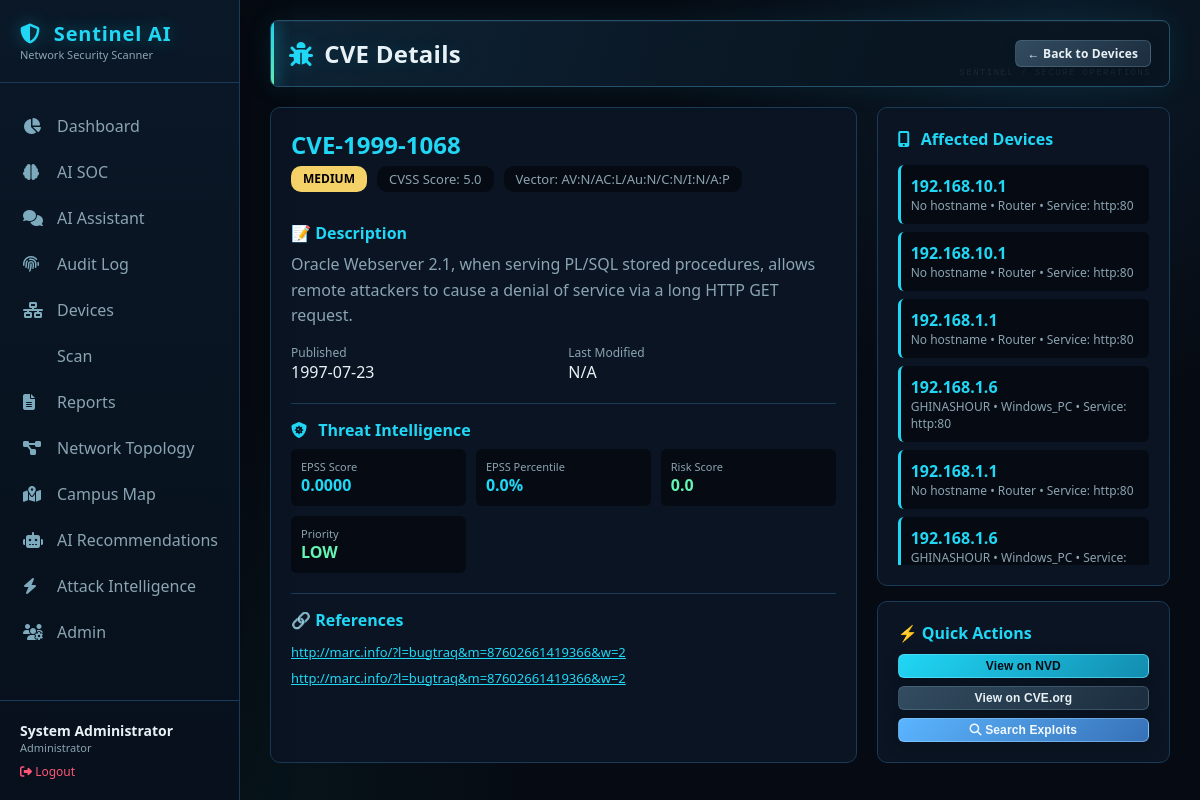
Screenshot of /cve/CVE-1999-1068 (signed in) with the database file from the repository.
### tables this page shows
CREATE TABLE cves (
                    cve_id TEXT PRIMARY KEY,
                    description TEXT,
                    cvss_score REAL,
                    severity TEXT,
                    published_date TEXT,
                    last_modified TEXT,
                    references_text TEXT,
                    cvss_vector TEXT
                );

CREATE TABLE threat_intel (
                        cve_id TEXT PRIMARY KEY,
                        kev_status INTEGER DEFAULT 0,
                        exploit_count INTEGER DEFAULT 0,
                        epss_score REAL DEFAULT 0,
                        epss_percentile REAL DEFAULT 0,
                        risk_score REAL DEFAULT 0,
                        risk_level TEXT DEFAULT 'LOW',
                        priority TEXT DEFAULT 'LOW',
                        last_updated TEXT,
                        source TEXT,
                        raw_data TEXT
                    );

CREATE TABLE device_vulnerabilities (
                    id INTEGER PRIMARY KEY AUTOINCREMENT,
                    device_id INTEGER,
                    cve_id TEXT,
                    service TEXT,
                    detected_date TEXT,
                    FOREIGN KEY (device_id) REFERENCES devices (id),
                    FOREIGN KEY (cve_id) REFERENCES cves (cve_id)
                );

CREATE TABLE devices (
                    id INTEGER PRIMARY KEY AUTOINCREMENT,
                    ip_address TEXT UNIQUE,
                    mac_address TEXT,
                    hostname TEXT,
                    device_type TEXT,
                    brand TEXT,
                    os TEXT,
                    os_family TEXT,
                    os_confidence REAL,
                    open_ports TEXT,
                    services TEXT,
                    discovery_source TEXT,
                    confidence REAL,
                    confidence_level TEXT,
                    ttl INTEGER,
                    first_seen TEXT,
                    last_seen TEXT,
                    scan_count INTEGER DEFAULT 1,
                    upnp_model_name TEXT,
                    upnp_model_number TEXT,
                    upnp_manufacturer TEXT,
                    mac_randomized INTEGER DEFAULT 0,
                    mac_is_local INTEGER DEFAULT 0,
                    is_gateway INTEGER DEFAULT 0
                );

### app.py (the view)
@app.route('/cve/<cve_id>')
@login_required
def cve_detail(cve_id):
    try:
        conn = get_db()
        cursor = conn.cursor()
        cursor.execute('''
            SELECT cve_id, description, cvss_score, severity,
                   published_date, last_modified, references_text, cvss_vector
            FROM cves
            WHERE cve_id = ?
        ''', (cve_id,))
        cve = cursor.fetchone()
        if not cve:
            flash('CVE not found', 'danger')
            return redirect(url_for('devices'))
        cve_dict = dict(cve)
        if cve_dict.get('references_text'):
            try:
                cve_dict['references'] = json.loads(cve_dict['references_text'])
            except:
                cve_dict['references'] = []
        else:
            cve_dict['references'] = []
        cursor.execute('''
            SELECT d.id, d.ip_address, d.hostname, d.device_type, dv.service
            FROM device_vulnerabilities dv
            JOIN devices d ON dv.device_id = d.id
            WHERE dv.cve_id = ?
        ''', (cve_id,))
        affected_devices = [dict(row) for row in cursor.fetchall()]
        cursor.execute('''
            SELECT kev_status, exploit_count, epss_score, epss_percentile,
                   risk_score, risk_level, priority
            FROM threat_intel
            WHERE cve_id = ?
        ''', (cve_id,))
        threat_intel = cursor.fetchone()
        threat_dict = dict(threat_intel) if threat_intel else {}
        conn.close()
        return render_template('cve_detail.html',
                             cve=cve_dict,
                             affected_devices=affected_devices,
                             threat_intel=threat_dict,
                             user_role=session.get('user_role'),
                             username=session.get('username'))
    except Exception as e:
        logger.error(f"Error loading CVE details: {e}")
        flash('Error loading CVE details', 'danger')
        return redirect(url_for('devices'))

### app.py (called while the page is built)
def get_db():
    conn = sqlite3.connect(DB_PATH)
    conn.row_factory = sqlite3.Row
    return conn

@app.context_processor
def utility_processor():
    return {
        'user_role': session.get('user_role'),
        'username': session.get('username'),
        'full_name': session.get('full_name'),
        'has_permission': has_permission,
        'DEFAULT_PAGE_SIZE': 10   # consistent with pagination default
    }

### auth.py (called while the page is built)
def login_required(f):
    @wraps(f)
    def decorated_function(*args, **kwargs):
        if 'user_id' not in session:
            flash('Please login to access this page', 'warning')
            return redirect(url_for('login'))
        return f(*args, **kwargs)
    return decorated_function

### templates/cve_detail.html (shortened to what this page needs)
{% extends "base.html" %} {% block content %}
<div class="page-header">
  <h1><i class="fas fa-bug"></i> CVE Details</h1>
  <div class="header-actions">
    <a href="{{ url_for('devices') }}" class="btn btn-secondary btn-sm">
      ← Back to Devices
    </a>
  </div>
</div>
<div style="display: grid; grid-template-columns: 2fr 1fr; gap: 20px">
  <div
    style="
      background: var(--bg-secondary);
      border: 1px solid var(--border-color);
      border-radius: 10px;
      padding: 20px;
    "
  >
    <div
      style="
        display: flex;
        justify-content: space-between;
        align-items: start;
        flex-wrap: wrap;
      "
    >
      <div>
        <h2 style="color: var(--accent); margin-bottom: 5px">
          {{ cve.cve_id }}
        </h2>
        <div
          style="display: flex; gap: 10px; flex-wrap: wrap; margin-bottom: 15px"
        >
          <span class="risk-badge risk-{{ cve.severity }}"
            >{{ cve.severity }}</span
          >
          <span
            style="
              background: var(--bg-primary);
              padding: 4px 12px;
              border-radius: 10px;
              color: var(--text-secondary);
              font-size: 13px;
            "
          >
            CVSS Score: {{ cve.cvss_score }}
          </span>
          <span
            style="
              background: var(--bg-primary);
              padding: 4px 12px;
              border-radius: 10px;
              color: var(--text-secondary);
              font-size: 13px;
            "
          >
            Vector: {{ cve.cvss_vector or 'N/A' }}
          </span>
        </div>
      </div>
    </div>
    <div style="margin-top: 15px">
      <h4 style="color: var(--accent); margin-bottom: 8px">📝 Description</h4>
      <p style="color: var(--text-secondary); line-height: 1.6">
        {{ cve.description }}
      </p>
    </div>
    <div
      style="
        margin-top: 15px;
        display: grid;
        grid-template-columns: 1fr 1fr;
        gap: 10px;
      "
    >
      <div>
        <div style="font-size: 12px; color: var(--text-secondary)">
          Published
        </div>
        <div style="color: var(--text-primary)">
          {{ cve.published_date[:10] if cve.published_date else 'N/A' }}
        </div>
      </div>
      <div>
        <div style="font-size: 12px; color: var(--text-secondary)">
          Last Modified
        </div>
        <div style="color: var(--text-primary)">
          {{ cve.last_modified[:10] if cve.last_modified else 'N/A' }}
        </div>
      </div>
    </div>
    {% if threat_intel %}
    <div
      style="
        margin-top: 20px;
        border-top: 1px solid var(--border-color);
        padding-top: 15px;
      "
    >
      <h4 style="color: var(--accent); margin-bottom: 8px">
        <i class="fas fa-shield-virus"></i> Threat Intelligence
      </h4>
      <div
        style="
          display: grid;
          grid-template-columns: repeat(auto-fit, minmax(150px, 1fr));
          gap: 10px;
        "
      >
        <div
          style="
            background: var(--bg-primary);
            padding: 10px;
            border-radius: 6px;
          "
        >
          <div style="font-size: 11px; color: var(--text-secondary)">
            EPSS Score
          </div>
          <div style="font-weight: bold; color: var(--accent)">
            {{ "%.4f"|format(threat_intel.epss_score) }}
          </div>
        </div>
        <div
          style="
            background: var(--bg-primary);
            padding: 10px;
            border-radius: 6px;
          "
        >
          <div style="font-size: 11px; color: var(--text-secondary)">
            EPSS Percentile
          </div>
          <div style="font-weight: bold; color: var(--accent)">
            {{ "%.1f"|format(threat_intel.epss_percentile) }}%
          </div>
        </div>
        <div
          style="
            background: var(--bg-primary);
            padding: 10px;
            border-radius: 6px;
          "
        >
          <div style="font-size: 11px; color: var(--text-secondary)">
            Risk Score
          </div>
          <div
            style="font-weight: bold; color: {{ 'var(--critical)' if threat_intel.risk_score >= 70 else 'var(--high)' if threat_intel.risk_score >= 40 else 'var(--accent2)' }};"
          >
            {{ threat_intel.risk_score }}
          </div>
        </div>
        <div
          style="
            background: var(--bg-primary);
            padding: 10px;
            border-radius: 6px;
          "
        >
          <div style="font-size: 11px; color: var(--text-secondary)">
            Priority
          </div>
          <div
            style="font-weight: bold; color: {{ 'var(--critical)' if threat_intel.priority == 'IMMEDIATE' else 'var(--high)' if threat_intel.priority == 'HIGH' else 'var(--accent2)' }};"
          >
            {{ threat_intel.priority }}
          </div>
        </div>
      </div>
    </div>
    {% endif %}
    {% if cve.references %}
    <div
      style="
        margin-top: 20px;
        border-top: 1px solid var(--border-color);
        padding-top: 15px;
      "
    >
      <h4 style="color: var(--accent); margin-bottom: 8px">🔗 References</h4>
      <div style="font-size: 13px">
        {% for ref in cve.references %}
        <div style="padding: 4px 0">
          <a
            href="{{ ref }}"
            target="_blank"
            style="color: var(--accent); word-break: break-all"
            >{{ ref }}</a
          >
        </div>
        {% endfor %}
      </div>
    </div>
    {% endif %}
  </div>
  <div>
    <div
      style="
        background: var(--bg-secondary);
        border: 1px solid var(--border-color);
        border-radius: 10px;
        padding: 20px;
      "
    >
      <h4 style="color: var(--accent); margin-bottom: 15px">
        <i class="fas fa-mobile-screen-button"></i> Affected Devices
      </h4>
      {% if affected_devices %}
      <div style="max-height: 400px; overflow-y: auto">
        {% for device in affected_devices %}
        <div
          style="
            padding: 10px;
            background: var(--bg-primary);
            border-radius: 6px;
            margin-bottom: 8px;
            border-left: 3px solid var(--accent);
          "
        >
          <div style="font-weight: bold; color: var(--text-primary)">
            <a
              href="{{ url_for('devices') }}?filter={{ device.ip_address }}"
              style="color: var(--accent); text-decoration: none"
            >
              {{ device.ip_address }}
            </a>
          </div>
          <div style="font-size: 12px; color: var(--text-secondary)">
            {{ device.hostname or 'No hostname' }} • {{ device.device_type or
            'Unknown' }} {% if device.service %} • Service: {{ device.service
            }}{% endif %}
          </div>
        </div>
        {% endfor %}
      </div>
      {% else %}
      <p style="color: var(--text-secondary)">
        No devices affected by this CVE.
      </p>
      {% endif %}
    </div>
    <div
      style="
        background: var(--bg-secondary);
        border: 1px solid var(--border-color);
        border-radius: 10px;
        padding: 20px;
        margin-top: 15px;
      "
    >
      <h4 style="color: var(--accent); margin-bottom: 10px">
        ⚡ Quick Actions
      </h4>
      <div style="display: flex; flex-direction: column; gap: 8px">
        <button
          onclick="window.location.href='https://nvd.nist.gov/vuln/detail/{{ cve.cve_id }}'"
          class="btn btn-primary btn-sm"
          style="width: 100%"
        >
          View on NVD
        </button>
        <button
          onclick="window.location.href='https://www.cve.org/CVERecord?id={{ cve.cve_id }}'"
          class="btn btn-secondary btn-sm"
          style="width: 100%"
        >
          View on CVE.org
        </button>
        <button
          onclick="window.location.href='{{ url_for('search_exploits', cve_id=cve.cve_id) }}'"
          class="btn btn-info btn-sm"
          style="width: 100%"
        >
          <i class="fas fa-magnifying-glass"></i> Search Exploits
        </button>
      </div>
    </div>
  </div>
</div>
{% endblock %}

### templates/base.html (style rules this page uses)
:root { --bg-primary: #060a12; --bg-secondary: #0a1422; --bg-card: #0d1b2a; --text-primary: #e8f1f5; --text-secondary: #8ba4b2; --border-color: #1a3b58; --accent: #20d7f5; --accent2: #63f5b1; --critical: #ff5576; --high: #ff9b54; --medium: #f5d267; --low: #63f5b1; --glow: 0 0 24px #20d7f526; }
* { margin: 0; padding: 0; box-sizing: border-box; }
body { font-family: "Segoe UI", Tahoma, Geneva, Verdana, sans-serif; background: radial-gradient(circle at 88% 4%, #12334b66 0, transparent 30%), radial-gradient(circle at 12% 100%, #0a3a3b44 0, transparent 32%), var(--bg-primary); color: var(--text-primary); min-height: 100vh; }
body::before { content: ""; position: fixed; inset: 0; pointer-events: none; opacity: 0.22; background-image: linear-gradient(#2b63801c 1px, transparent 1px), linear-gradient(90deg, #2b63801c 1px, transparent 1px); background-size: 46px 46px; mask-image: linear-gradient(to bottom, black, transparent 82%); }
.page-header { display: flex; justify-content: space-between; align-items: center; margin-bottom: 25px; }
.page-header h1 { font-size: 24px; letter-spacing: 0.01em; text-shadow: 0 0 20px #20d7f526; }
.page-header .header-actions { display: flex; gap: 10px; }
.btn { padding: 8px 18px; border: none; border-radius: 6px; cursor: pointer; font-size: 14px; transition: all 0.25s ease; text-decoration: none; display: inline-block; box-shadow: 0 5px 16px #00000022; }
.btn-primary { background: var(--accent); color: var(--bg-primary); }
.btn-sm { padding: 4px 12px; font-size: 12px; }
h1, h2, h3, h4 { color: var(--text-primary); }
h1 i, h2 i, h3 i, h4 i { color: var(--accent); margin-right: 7px; }
.page-header { position: relative; padding: 16px 18px; margin-bottom: 20px; background: linear-gradient(105deg, #10283bdb, #091622c7 72%); border: 1px solid #24516e; border-radius: 8px; box-shadow: 0 0 30px #20d7f516, inset 0 1px #ffffff0a; overflow: hidden; }
.page-header::before { content: ""; position: absolute; left: 0; top: 0; bottom: 0; width: 3px; background: linear-gradient(var(--accent), var(--accent2)); box-shadow: 0 0 16px var(--accent); }
.page-header::after { content: "SENTINEL / SECURE OPERATIONS"; position: absolute; right: 18px; bottom: 8px; color: #8ab7c11f; font: 9px monospace; letter-spacing: 0.16em; pointer-events: none; }
.page-header h1 { display: flex; align-items: center; gap: 4px; font-size: clamp(20px, 2vw, 26px); }
.page-header .header-actions { position: relative; z-index: 1; align-items: center; flex-wrap: wrap; }
.btn { border: 1px solid transparent; font-weight: 600; letter-spacing: 0.01em; }
.btn-primary { background: linear-gradient(135deg, #20d7f5, #138caf); border-color: #6deaff88; }
.btn-info { background: linear-gradient(135deg, #5bb5ff, #3771b7); color: #f2f9ff; border-color: #9dd4ff77; }
.btn-secondary { background: linear-gradient(135deg, #334c60, #1b2d3e); color: var(--text-primary); border-color: #62849a66; }

### templates/cve_detail.html (style rules this page uses)
.risk-badge { padding: 4px 12px; border-radius: 10px; font-size: 12px; font-weight: bold; display: inline-block; }
.risk-MEDIUM { background: var(--medium); color: black; }

### rows the page displays
cves: cve_id "CVE-1999-1068", severity "MEDIUM", cvss_score "5.0", cvss_vector "AV:N/AC:L/Au:N/C:N/I:N/A:P", description "Oracle Webserver 2.1, when serving PL/SQL stored procedures, allows remote attackers to cause a denial of service via a long HTTP GET request.", published_date "1997-07-23"
threat_intel: epss_score "0.0000", epss_percentile "0.0", risk_score "0.0", priority "LOW"
device_vulnerabilities: ip_address "192.168.10.1", hostname "No hostname", device_type "Router", service "http:80"
device_vulnerabilities: ip_address "192.168.10.1", hostname "No hostname", device_type "Router", service "http:80"
device_vulnerabilities: ip_address "192.168.1.1", hostname "No hostname", device_type "Router", service "http:80"
device_vulnerabilities: ip_address "192.168.1.6", hostname "GHINASHOUR", device_type "Windows_PC", service "http:80"
device_vulnerabilities: ip_address "192.168.1.1", hostname "No hostname", device_type "Router", service "http:80"
device_vulnerabilities: ip_address "192.168.1.6", hostname "GHINASHOUR", device_type "Windows_PC"

### other values shown
{{ full_name or username }} "System Administrator"
{{ user_role|title }} "Administrator"
{{ cve.last_modified[:10] if cve.last_modified else 'N/A' }} "N/A"
{{ ref }} "http://marc.info/?l=bugtraq&m=87602661419366&w=2" "http://marc.info/?l=bugtraq&m=87602661419366&w=2"
